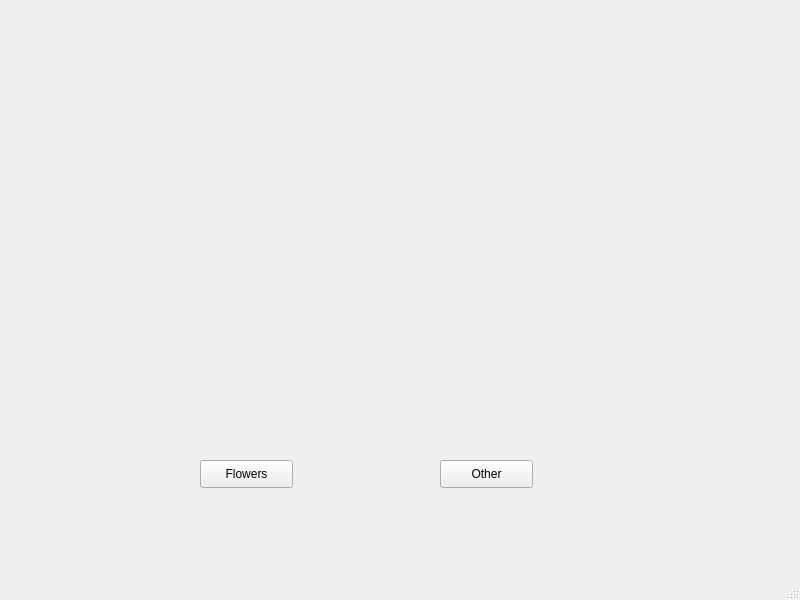
<?xml version="1.0" encoding="UTF-8"?>
<ui version="4.0">
 <class>MainWindow</class>
 <widget class="QMainWindow" name="MainWindow">
  <property name="geometry">
   <rect>
    <x>0</x>
    <y>0</y>
    <width>800</width>
    <height>600</height>
   </rect>
  </property>
  <property name="windowTitle">
   <string>MainWindow</string>
  </property>
  <widget class="QWidget" name="centralwidget">
   <widget class="QLabel" name="label">
    <property name="geometry">
     <rect>
      <x>190</x>
      <y>100</y>
      <width>421</width>
      <height>301</height>
     </rect>
    </property>
    <property name="text">
     <string/>
    </property>
    <property name="pixmap">
     <pixmap>D:/Immagini/Sacro Monte di Varallo/_MG_5640.JPG</pixmap>
    </property>
    <property name="scaledContents">
     <bool>true</bool>
    </property>
   </widget>
   <widget class="QPushButton" name="Button_Flowers">
    <property name="geometry">
     <rect>
      <x>200</x>
      <y>460</y>
      <width>93</width>
      <height>28</height>
     </rect>
    </property>
    <property name="text">
     <string>Flowers</string>
    </property>
   </widget>
   <widget class="QPushButton" name="Button_Other">
    <property name="geometry">
     <rect>
      <x>440</x>
      <y>460</y>
      <width>93</width>
      <height>28</height>
     </rect>
    </property>
    <property name="text">
     <string>Other</string>
    </property>
   </widget>
  </widget>
  <widget class="QMenuBar" name="menubar">
   <property name="geometry">
    <rect>
     <x>0</x>
     <y>0</y>
     <width>800</width>
     <height>26</height>
    </rect>
   </property>
  </widget>
  <widget class="QStatusBar" name="statusbar"/>
 </widget>
 <resources/>
 <connections/>
</ui>
